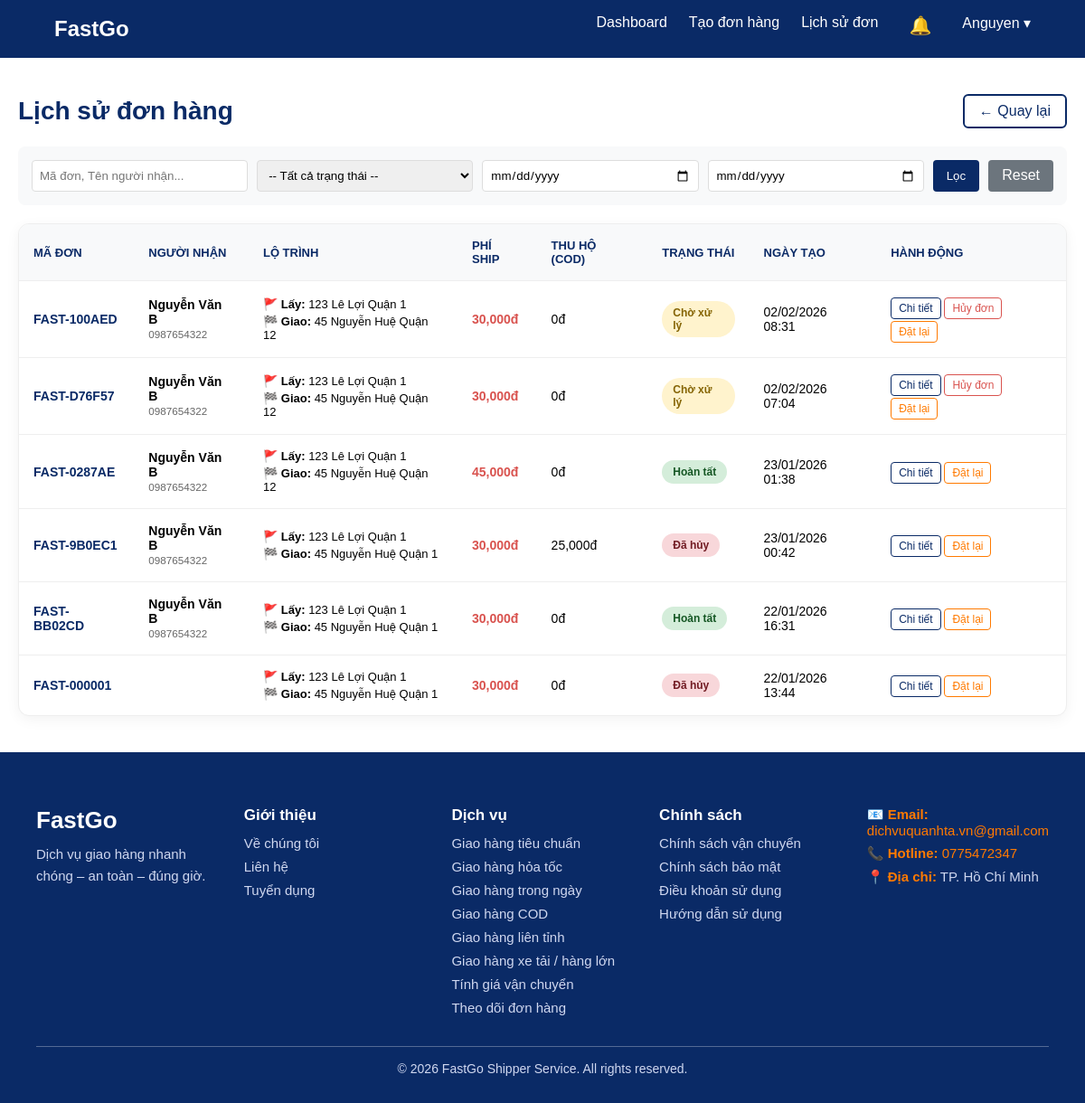
Screenshot of /order_history.php (signed in) with the database file from the repository.
### tables this page shows
CREATE TABLE `orders` (
  `id` int(11) NOT NULL,
  `order_code` varchar(20) NOT NULL,
  `user_id` int(11) DEFAULT NULL,
  `shipper_id` int(11) DEFAULT NULL,
  `pickup_address` text DEFAULT NULL,
  `name` varchar(100) NOT NULL,
  `phone` varchar(20) DEFAULT NULL,
  `receiver_name` varchar(100) NOT NULL,
  `receiver_phone` varchar(20) NOT NULL,
  `delivery_address` text NOT NULL,
  `is_corporate` tinyint(1) DEFAULT 0 COMMENT '0: Cá nhân, 1: Công ty',
  `company_name` varchar(255) DEFAULT NULL,
  `company_email` varchar(100) DEFAULT NULL,
  `company_tax_code` varchar(50) DEFAULT NULL,
  `company_address` text DEFAULT NULL,
  `company_bank_info` text DEFAULT NULL,
  `cancel_reason` text DEFAULT NULL,
  `package_type` varchar(50) DEFAULT 'other',
  `service_type` varchar(50) NOT NULL DEFAULT 'standard',
  `weight` decimal(10,2) DEFAULT 0.00,
  `cod_amount` decimal(15,2) DEFAULT 0.00,
  `shipping_fee` decimal(15,2) DEFAULT 0.00,
  `pickup_time` datetime DEFAULT NULL,
  `note` text DEFAULT NULL,
  `payment_method` varchar(50) NOT NULL DEFAULT 'cod' COMMENT 'Phương thức thanh toán (cod, bank_transfer)',
  `payment_status` varchar(50) NOT NULL DEFAULT 'unpaid' COMMENT 'Trạng thái thanh toán (unpaid, paid)',
  `shipper_note` text DEFAULT NULL,
  `admin_note` text DEFAULT NULL,
  `pod_image` varchar(255) DEFAULT NULL,
  `status` enum('pending','shipping','completed','cancelled') DEFAULT 'pending',
  `rating` int(11) DEFAULT NULL,
  `feedback` text DEFAULT NULL,
  `created_at` timestamp NOT NULL DEFAULT current_timestamp()
);

### public/order_history.php (the view, shortened to what this page needs)
<?php
require_once __DIR__ . '/../config/db.php';
$user_id = $_SESSION['user_id'];
$search = $_GET['search'] ?? '';
$date_from = $_GET['date_from'] ?? '';
$date_to = $_GET['date_to'] ?? '';
$page = isset($_GET['page']) ? (int) $_GET['page'] : 1;
$limit = 10;
$offset = ($page - 1) * $limit;
$sql = "SELECT * FROM orders WHERE user_id = ?";
$params = [$user_id];
$types = "i";
$sql .= " ORDER BY created_at DESC LIMIT ? OFFSET ?";
$params[] = $limit;
$params[] = $offset;
$types .= "ii";
$stmt = $conn->prepare($sql);
$stmt->bind_param($types, ...$params);
$stmt->execute();
$result = $stmt->get_result();
?>
<!DOCTYPE html>
<html lang="vi">
<head>
    <link rel="stylesheet" href="assets/css/styles.css?v=<?php echo time(); ?>">
</head>
<body>
    <?php include __DIR__ . '/../includes/header_user.php'; ?>
    <main class="container" style="padding: 40px 20px; min-height: 60vh;">
        <div style="display:flex; justify-content:space-between; align-items:center; margin-bottom:20px;">
            <h2 class="section-title" style="margin-bottom:0; font-size: 28px;">Lịch sử đơn hàng</h2>
            <a href="dashboard.php" class="btn-secondary"
                style="color:#0a2a66; border-color:#0a2a66; padding: 8px 16px;">← Quay lại</a>
        </div>
        <form class="filter-bar" method="GET">
            <input type="text" name="search" placeholder="Mã đơn, Tên người nhận..."
                value="<?php echo htmlspecialchars($search); ?>">
            <select name="status">
                <option value="">-- Tất cả trạng thái --</option>
            </select>
            <input type="date" name="date_from" value="<?php echo $date_from; ?>" title="Từ ngày">
            <input type="date" name="date_to" value="<?php echo $date_to; ?>" title="Đến ngày">
            <button type="submit" class="btn-filter">Lọc</button>
            <a href="order_history.php" class="btn-filter"
                style="background:#6c757d; text-decoration:none; text-align:center;">Reset</a>
        </form>
        <div class="table-responsive">
            <table class="history-table">
                <thead>
                    <tr>
                        <th>Mã đơn</th>
                        <th>Người nhận</th>
                        <th>Lộ trình</th>
                        <th>Phí ship</th>
                        <th>Thu hộ (COD)</th>
                        <th>Trạng thái</th>
                        <th>Ngày tạo</th>
                        <th>Hành động</th>
                    </tr>
                </thead>
                <tbody>
                    <?php if ($result->num_rows > 0): ?>
                        <?php while ($row = $result->fetch_assoc()): ?>
                            <tr>
                                <td><strong style="color:#0a2a66;"><?php echo htmlspecialchars($row['order_code']); ?></strong>
                                </td>
                                <td>
                                    <strong><?php echo htmlspecialchars($row['receiver_name']); ?></strong><br>
                                    <small style="color:#666;"><?php echo htmlspecialchars($row['receiver_phone']); ?></small>
                                </td>
                                <td>
                                    <div style="font-size:13px; margin-bottom:4px;">🚩 <strong>Lấy:</strong>
                                        <?php echo htmlspecialchars($row['pickup_address']); ?></div>
                                    <div style="font-size:13px;">🏁 <strong>Giao:</strong>
                                        <?php echo htmlspecialchars($row['delivery_address']); ?></div>
                                </td>
                                <td style="color:#d9534f; font-weight:bold;"><?php echo number_format($row['shipping_fee']); ?>đ
                                </td>
                                <td><?php echo number_format($row['cod_amount']); ?>đ</td>
                                <td>
                                    <?php
                                    $st = $row['status'];
                                    $class = 'status-' . $st;
                                    $label = match ($st) {
                                        'pending' => 'Chờ xử lý',
                                        'shipping' => 'Đang giao',
                                        'completed' => 'Hoàn tất',
                                        'cancelled' => 'Đã hủy',
                                        default => $st
                                    };
                                    ?>
                                    <span class="status-badge <?php echo $class; ?>"><?php echo $label; ?></span>
                                </td>
                                <td><?php echo date('d/m/Y H:i', strtotime($row['created_at'])); ?></td>
                                <td>
                                    <a href="customer_order_detail.php?id=<?php echo $row['id']; ?>"
                                        class="btn-sm btn-outline">Chi tiết</a>
                                    <?php if ($row['status'] === 'pending'): ?>
                                        <button onclick="openCancelModal('<?php echo $row['order_code']; ?>')"
                                            class="btn-sm" style="background-color: white; color: #d9534f; border: 1px solid #d9534f; cursor: pointer;">
                                            Hủy đơn
                                        </button>
                                    <?php endif; ?>
                                    <a href="create_order.php?reorder_id=<?php echo $row['id']; ?>" class="btn-sm btn-outline"
                                        style="border-color:#ff7a00; color:#ff7a00;">Đặt lại</a>
                                </td>
                            </tr>
                        <?php endwhile; ?>
                    <?php endif; ?>
                </tbody>
            </table>
        </div>
    </main>
    <?php include __DIR__ . '/../includes/footer.php'; ?>
</body>
</html>

### public/assets/css/styles.css (style rules this page uses)
* { margin: 0; padding: 0; box-sizing: border-box; font-family: "Poppins", sans-serif; }
.container { max-width: 1200px; margin: 0 auto; padding: 0 20px; }
.btn-secondary { border: 2px solid #ffffff; color: #ffffff; padding: 12px 24px; border-radius: 6px; text-decoration: none; }
.section-title { font-size: 36px; color: #0a2a66; margin-bottom: 12px; }
main { padding: 80px 40px; max-width: 900px; margin: 0 auto; }
.table-responsive { overflow-x: auto; background: #fff; border-radius: 12px; box-shadow: 0 4px 15px rgba(0, 0, 0, 0.05); border: 1px solid #eee; }
.history-table { width: 100%; border-collapse: collapse; min-width: 800px; }
.history-table th, .history-table td { padding: 16px; text-align: left; border-bottom: 1px solid #eee; font-size: 14px; }
.history-table th { background-color: #f8f9fa; color: #0a2a66; font-weight: 600; text-transform: uppercase; font-size: 13px; }
.history-table tr:last-child td { border-bottom: none; }
.status-badge { padding: 6px 12px; border-radius: 20px; font-size: 12px; font-weight: 600; display: inline-block; }
.status-pending { background: #fff3cd; color: #856404; }
.status-completed { background: #d4edda; color: #155724; }
.status-cancelled { background: #f8d7da; color: #721c24; }
.filter-bar { background: #f8f9fa; padding: 15px; border-radius: 8px; margin-bottom: 20px; display: flex; gap: 10px; flex-wrap: wrap; }
.filter-bar input, .filter-bar select { padding: 8px; border: 1px solid #ddd; border-radius: 4px; flex: 1; }
.btn-filter { background: #0a2a66; color: white; border: none; padding: 8px 15px; border-radius: 4px; cursor: pointer; }
.btn-sm { padding: 4px 8px; font-size: 12px; border-radius: 4px; text-decoration: none; display: inline-block; margin-top: 2px; }
.btn-outline { border: 1px solid #0a2a66; color: #0a2a66; }

### rows the page displays
orders: order_code "FAST-100AED", receiver_name "Nguyễn Văn B", receiver_phone "0987654322", pickup_address "123 Lê Lợi Quận 1", delivery_address "45 Nguyễn Huệ Quận 12", shipping_fee "30,000", cod_amount "0", status "Chờ xử lý", created_at "02/02/2026 08:31"
orders: order_code "FAST-D76F57", receiver_name "Nguyễn Văn B", receiver_phone "0987654322", pickup_address "123 Lê Lợi Quận 1", delivery_address "45 Nguyễn Huệ Quận 12", shipping_fee "30,000", cod_amount "0", status "Chờ xử lý", created_at "02/02/2026 07:04"
orders: order_code "FAST-0287AE", receiver_name "Nguyễn Văn B", receiver_phone "0987654322", pickup_address "123 Lê Lợi Quận 1", delivery_address "45 Nguyễn Huệ Quận 12", shipping_fee "45,000", cod_amount "0", status "Hoàn tất", created_at "23/01/2026 01:38"
orders: order_code "FAST-9B0EC1", receiver_name "Nguyễn Văn B", receiver_phone "0987654322", pickup_address "123 Lê Lợi Quận 1", delivery_address "45 Nguyễn Huệ Quận 1", shipping_fee "30,000", cod_amount "25,000", status "Đã hủy", created_at "23/01/2026 00:42"
orders: order_code "FAST-BB02CD", receiver_name "Nguyễn Văn B", receiver_phone "0987654322", pickup_address "123 Lê Lợi Quận 1", delivery_address "45 Nguyễn Huệ Quận 1", shipping_fee "30,000", cod_amount "0", status "Hoàn tất", created_at "22/01/2026 16:31"
orders: order_code "FAST-000001", pickup_address "123 Lê Lợi Quận 1", delivery_address "45 Nguyễn Huệ Quận 1", shipping_fee "30,000", cod_amount "0", status "Đã hủy", created_at "22/01/2026 13:44"

### other values shown
$_SESSION['username'] "Anguyen"
